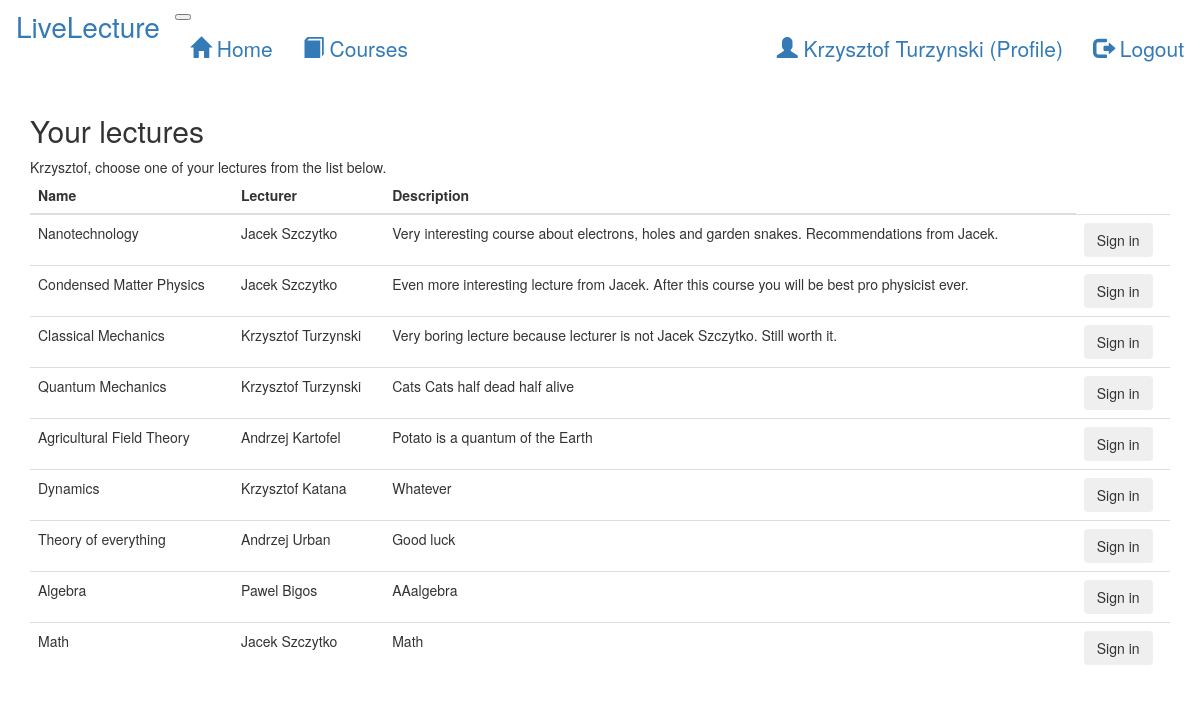
Screenshot of /index/1 (signed in) with the database file from the repository.
### LiveLecture/models.py (models this page shows, shortened)
class User(AbstractUser):
    first_name = models.CharField(max_length=20)
    last_name = models.CharField(max_length=20)
    is_lecturer = models.NullBooleanField()

class Lecture(models.Model):
    lecturer = models.ForeignKey(User, on_delete=models.CASCADE)
    name = models.CharField(max_length=50, unique=True)
    description = models.CharField(max_length=500)
    max_students = models.IntegerField()
    startTime = models.DateTimeField(default=datetime.now())
    endTime = models.DateTimeField(default=datetime.now())

### LiveLecture/views.py (the view)
# urls.py: path('', views.index, name='index'),
def index(request,listAll=False):
    template = loader.get_template('LiveLecture/upcoming.html')
    if not request.user.is_anonymous:
        print(type(request.user))
        lecture_list =get_user_courses(request.user)
    else:
        lecture_list=None
    signInDisable=False
    if lecture_list is None:
        lecture_list = Lecture.objects.all()
    elif listAll:
        lecture_list=get_user_courses(request.user,True)
    else:
        signInDisable=True
    context = {'lecture_list' : lecture_list,'signInEnable' : signInDisable}
    return render(request, 'LiveLecture/upcoming.html', context)

### LiveLecture/views.py (called while the page is built)
def get_user_courses(user,invert=False):
    subscription_list = Subscription.objects.filter(student=user)
    lecture_list=[]
    for subscription in subscription_list:
        lecture_list.append(subscription.lecture)
    if invert:
        lecture_list=[x for x in Lecture.objects.all() if x not in lecture_list]
    return lecture_list

### LiveLecture/templates/LiveLecture/upcoming.html (shortened to what this page needs)
{% extends 'LiveLecture/base.html' %}
{% block content %}
    {% if request.user.is_authenticated %}
        <h2 class="mt-5">Your lectures</h2>
        <div class="text-black">
            {{ request.user.first_name }}, choose one of your lectures from the list below.
        </div>
    {% else %}
        <h2 class="mt-5">Upcoming lectures</h2>
        <span class="text-black">
                Sign in to join lectures.
            </span>
    {% endif %}
    {% if lecture_list %}
        <table class="table table-hover">
            <thead>
            <th scope="col">Name</th>
            <th scope="col">Lecturer</th>
            <th scope="col">Description</th>
            </thead>
            <tbody>
            {% for lecture in lecture_list %}
                <tr class='clickable-row' data-href="{% url 'LiveLecture:lecture' lecture.pk %}">
                    <td>{{ lecture.name }}</td>
                    <td>{{ lecture.lecturer.first_name }} {{ lecture.lecturer.last_name }}</td>
                    <td>{{ lecture.description }}</td>
                    {% if not signInEnable %}
                    <td><button type="button" class="btn" href="{% url 'LiveLecture:add_subscriptions' lecture.pk %}">Sign in</button></td>
                    {% endif %}
                </tr>
            {% endfor %}
            </tbody>
        </table>
    {% else %}
        <p>No lectures are available.</p>
    {% endif %}
{% endblock %}

### LiveLecture/templates/LiveLecture/base.html (shortened to what this page needs)
<!DOCTYPE html>
{% load static %}
<html lang="en">
<head>
    <link rel="stylesheet" href="https://maxcdn.bootstrapcdn.com/bootstrap/3.3.7/css/bootstrap.min.css">
    <link rel="stylesheet" type="text/css" href="{% static 'LiveLecture/style.css' %}">
    <link rel="stylesheet" type="text/css" href="{% static 'LiveLecture/timeline.css' %}">
    <link rel="stylesheet"
          href="https://unpkg.com/bootstrap-material-design@4.1.1/dist/css/bootstrap-material-design.min.css"
>
</head>
<body>
<header>
    <nav class="navbar navbar-expand-lg navbar-light bg-light">
        <a class="navbar-brand" href="#" style="font-size: 2em">LiveLecture</a>
        <button class="navbar-toggler" type="button" data-toggle="collapse" data-target="#navbarSupportedContent"
                aria-controls="navbarSupportedContent" aria-expanded="false" aria-label="Toggle navigation">
        </button>
        <div class="collapse navbar-collapse" id="navbarSupportedContent">
            <ul class="nav navbar-nav mr-auto">
                <li class="nav-item">
                    <a class="nav-link" href="{% url 'LiveLecture:index' %}" style="font-size: 1.5em"><span
                            class="glyphicon glyphicon-home"></span> Home</a>
                </li>
                <li class="nav-item dropdown">
                    <a class="nav-link dropdown-toggle" href="{% url 'LiveLecture:index' 1 %}" id="navbarDropdown"
                       role="button" data-toggle="dropdown" aria-haspopup="true" aria-expanded="false" style="font-size: 1.5em"><span
                            class="glyphicon glyphicon-book" ></span> Courses
                    </a>
                </li>
            </ul>
            <ul class="nav navbar-nav navbar-right">
                {% if request.user.is_authenticated %}
                    <li class="nav-item">
                        <a class="nav-link" href="#" style="font-size: 1.5em"><span
                                class="glyphicon glyphicon-user"></span> {{ request.user.first_name }} {{ request.user.last_name }}
                            (Profile)
                        </a>
                    </li>
                    <li class="nav-item">
                        <a class="nav-link" href="{% url 'LiveLecture:logout_view' %}" style="font-size: 1.5em"><span
                                class="glyphicon glyphicon-log-out"></span> Logout
                        </a>
                    </li>
                {% endif %}
            </ul>
        </div>
    </nav>
</header>
<main>
    <div class="container">
        {% block content %}
        {% endblock %}
    </div>
</main>
</body>
</html>

### LiveLecture/static/LiveLecture/style.css (style rules this page uses)
ul li:nth-child(2n+0) { list-style: none; }

### rows the page displays
User: user.first_name "Krzysztof", user.last_name "Turzynski"
Lecture: name "Nanotechnology", lecturer.first_name "Jacek", lecturer.last_name "Szczytko", description "Very interesting course about electrons, holes and garden snakes. Recommendations from Jacek."
Lecture: name "Condensed Matter Physics", lecturer.first_name "Jacek", lecturer.last_name "Szczytko", description "Even more interesting lecture from Jacek. After this course you will be best pro physicist ever."
Lecture: name "Classical Mechanics", lecturer.first_name "Krzysztof", lecturer.last_name "Turzynski", description "Very boring lecture because lecturer is not Jacek Szczytko. Still worth it."
Lecture: name "Quantum Mechanics", lecturer.first_name "Krzysztof", lecturer.last_name "Turzynski", description "Cats Cats half dead half alive"
Lecture: name "Agricultural Field Theory", lecturer.first_name "Andrzej", lecturer.last_name "Kartofel", description "Potato is a quantum of the Earth"
Lecture: name "Dynamics", lecturer.first_name "Krzysztof", lecturer.last_name "Katana", description "Whatever"
Lecture: name "Theory of everything", lecturer.first_name "Andrzej", lecturer.last_name "Urban", description "Good luck"
Lecture: name "Algebra", lecturer.first_name "Pawel", lecturer.last_name "Bigos", description "AAalgebra"
Lecture: name "Math", lecturer.first_name "Jacek", lecturer.last_name "Szczytko", description "Math"
